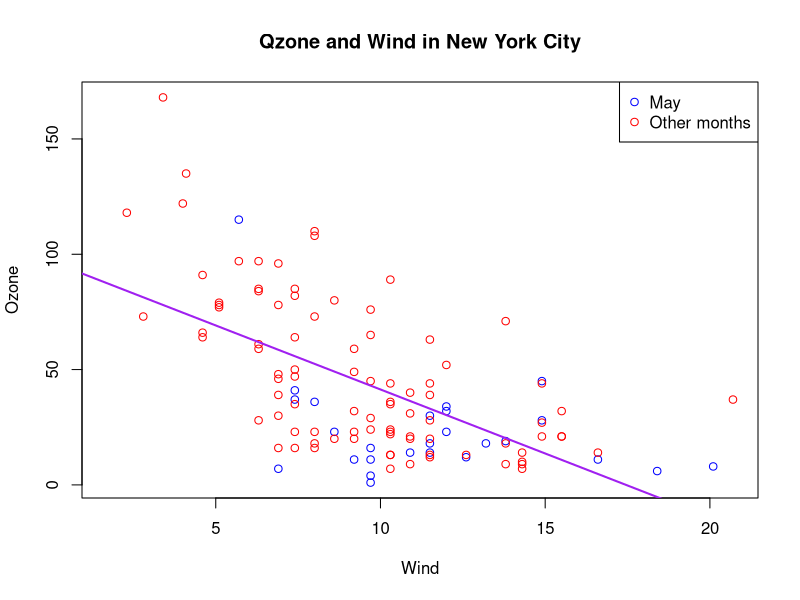
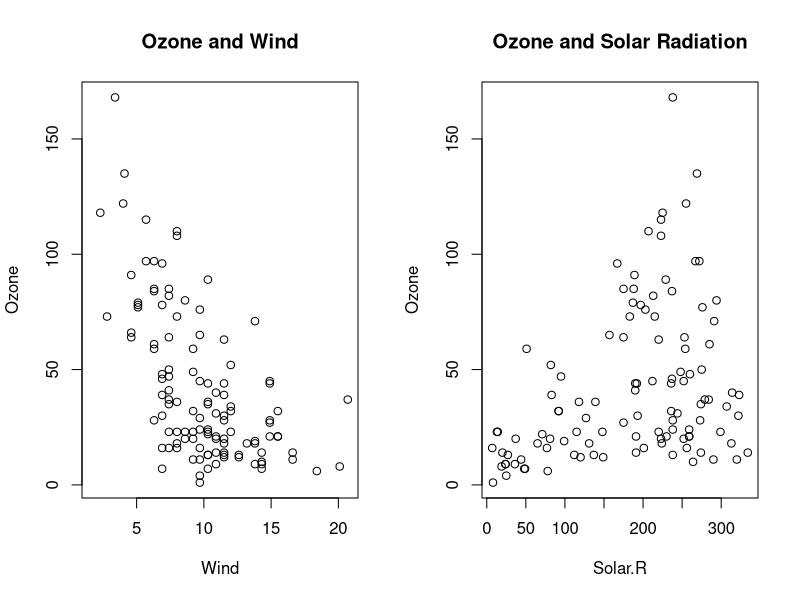
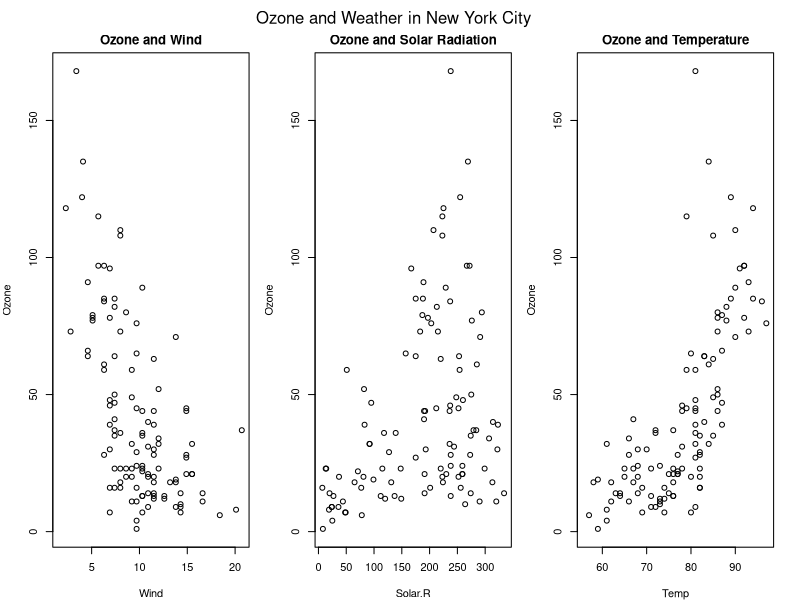

Recreate these plots in R, in order.
## ------------------------ Using base plotting package to plot the airquality data ---------------------------- ## 
## for month of may against all other months 

## Creating a plot, but plotting no points on the plot
with(airquality, plot(Wind, Ozone, main = "Qzone and Wind in New York City",type = "n"))

## Plotting data from month of may in blue 
with(subset(airquality, Month==5), points(Wind, Ozone, col = "blue"))

## Plotting data or all other months other than may in red
with(subset(airquality, Month!=5), points(Wind, Ozone, col = "red"))

## Adding legend to the graph to communicate the information in the graph
legend("topright", pch = 1, col = c("blue","red"), legend = c("May","Other months"))

## ------------------------------ Adding linear regression line to the plot ------------------------------------ ##
## Creating the model
model = lm(Ozone~Wind, airquality)

## Adding the line 
abline(model,lwd = 2, col = "purple")

## ----------------------------------------- Multiple base plot ------------------------------------------------ ##
par(mfrow = c(1,2))
with(airquality,{
  plot(Wind, Ozone, main = "Ozone and Wind")
  plot(Solar.R, Ozone, main = "Ozone and Solar Radiation")
})

par(mfrow = c(1,3), mar = c(4,4,2,1), oma = c(0,0,2,1))
with(airquality,{
  plot(Wind, Ozone, main = "Ozone and Wind")
  plot(Solar.R, Ozone, main = "Ozone and Solar Radiation")
  plot(Temp, Ozone, main = "Ozone and Temperature")
  mtext("Ozone and Weather in New York City", outer = T)
})
